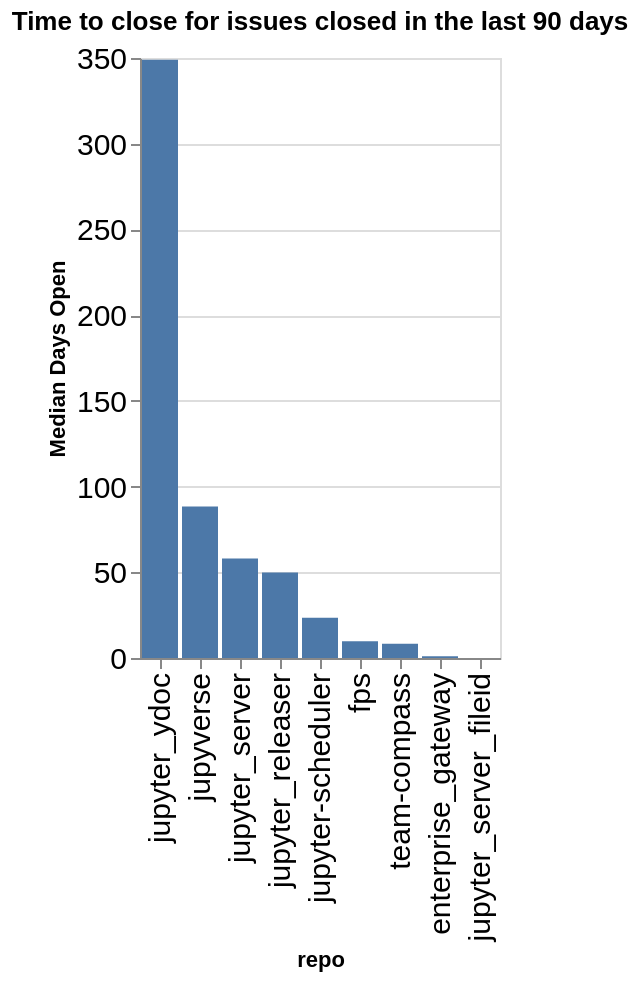

This figure's notebook cell:
### Code cell
time_open = closed.groupby(['org', 'repo']).agg({'time_open': 'median'}).reset_index()
time_open['time_open'] = time_open['time_open'] / (60 * 60 * 24)
time_open['org/repo'] = time_open.apply(lambda a: a['org'] + '/' + a['repo'], axis=1)
sorted_vals = time_open.sort_values(['org', 'time_open'], ascending=False)['repo'].values
alt.Chart(data=time_open, title=f"Time to close for issues closed in the last {n_days} days").mark_bar().encode(
    x=alt.X('repo', sort=alt.Sort(sorted_vals.tolist())),
    y=alt.Y('time_open', title="Median Days Open"),
)

### Figure 1 — Vega-Lite specification as saved in the notebook (floating-point values rounded to 4 significant figures)
{"config": {"axisLeft": {"labelFontSize": 15}, "axisBottom": {"labelFontSize": 15}}, "data": {"name": "data-b67f41b1089828260153c75c1b1c393c"}, "mark": {"type": "bar"}, "encoding": {"x": {"field": "repo", "sort": ["jupyter_ydoc", "jupyverse", "jupyter_server", "jupyter_releaser", "jupyter-scheduler", "fps", "team-compass", "enterprise_gateway", "jupyter_server_fileid"], "type": "nominal"}, "y": {"field": "time_open", "title": "Median Days Open", "type": "quantitative"}}, "title": "Time to close for issues closed in the last 90 days", "$schema": "https://vega.github.io/schema/vega-lite/v5.20.1.json", "datasets": {"data-b67f41b1089828260153c75c1b1c393c": [{"org": "jupyter-server", "repo": "enterprise_gateway", "time_open": 1.08, "org/repo": "jupyter-server/enterprise_gateway"}, {"org": "jupyter-server", "repo": "fps", "time_open": 9.748, "org/repo": "jupyter-server/fps"}, {"org": "jupyter-server", "repo": "jupyter-scheduler", "time_open": 23.45, "org/repo": "jupyter-server/jupyter-scheduler"}, {"org": "jupyter-server", "repo": "jupyter_releaser", "time_open": 49.91, "org/repo": "jupyter-server/jupyter_releaser"}, {"org": "jupyter-server", "repo": "jupyter_server", "time_open": 57.99, "org/repo": "jupyter-server/jupyter_server"}, {"org": "jupyter-server", "repo": "jupyter_server_fileid", "time_open": 0.03341, "org/repo": "jupyter-server/jupyter_server_fileid"}, {"org": "jupyter-server", "repo": "jupyter_ydoc", "time_open": 349.0, "org/repo": "jupyter-server/jupyter_ydoc"}, {"org": "jupyter-server", "repo": "jupyverse", "time_open": 88.39, "org/repo": "jupyter-server/jupyverse"}, {"org": "jupyter-server", "repo": "team-compass", "time_open": 8.338, "org/repo": "jupyter-server/team-compass"}]}}
